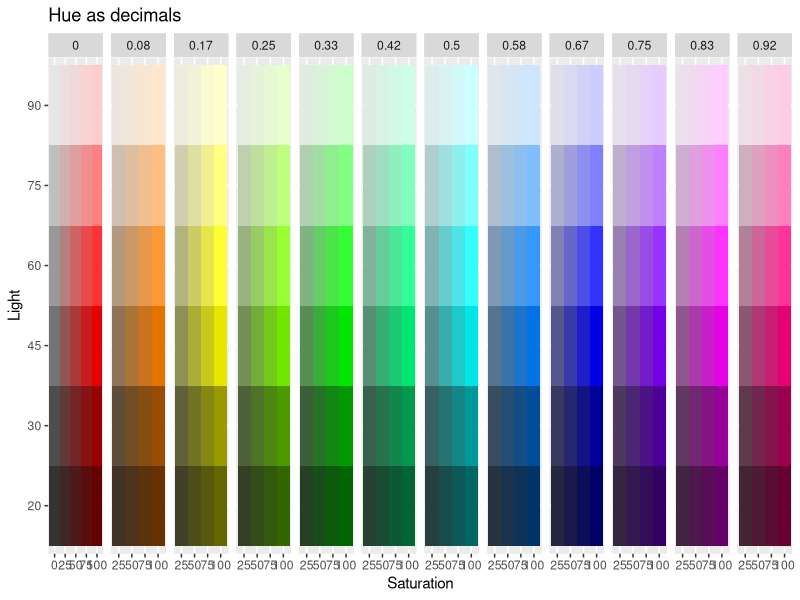
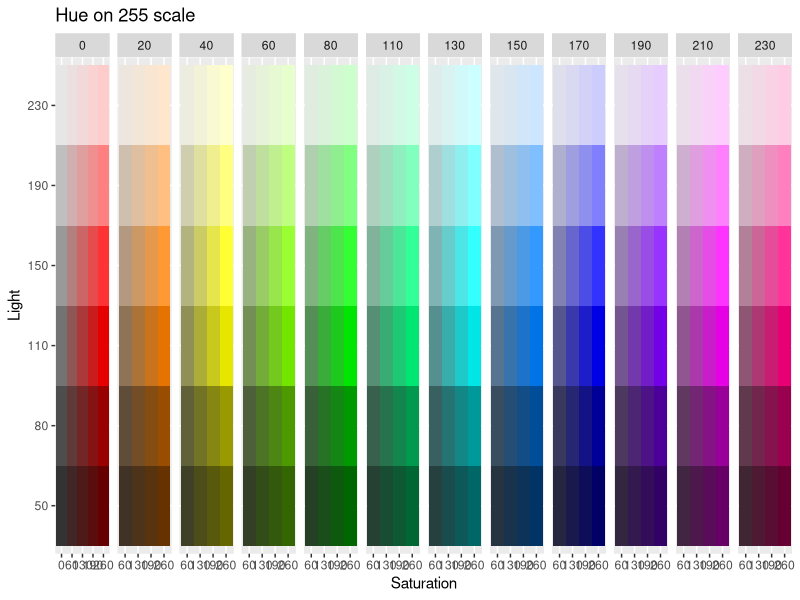

Write the R code that produced these figures, in order.
setwd("J:/COLORS")

library(grDevices)
library(tidyverse)
library(colorspace)

# how many gradients?
nGradients <- 11

color_values <-
   #all colors
    expand.grid(H330 = seq(0, 330, round(330/nGradients, 0)),
                S1 = c(.25, .5, .75, 1),
                L1 = c(.2, .3, .45, .6, .75, .9),
                KEEP.OUT.ATTRS = F, stringsAsFactors = F)%>%
   #add grey scale
    rbind(expand.grid(H330 = 0,
                      S1 = 0,
                      L1 = c(.2, .3, .45, .6, .75, .9),
                      KEEP.OUT.ATTRS = F, stringsAsFactors = F)) %>%
   #add white & black
   # rbind(c(0, 0, 0)) %>% 
   # rbind(c(360, 0, 1)) %>%
    #get HEX & RGB codes
    rowwise() %>%
    mutate(H1 = round(H330/360, 2),
           HEX =  hex(HLS(H330, L1, S1)),
           R = col2rgb(HEX)[1],
           G = col2rgb(HEX)[2],
           B = col2rgb(HEX)[3],
           H255 = round(H1*255, -1),
           S255 = round(S1*255, -1),
           L255 = round(L1*255, -1)) %>%
    ungroup()%>%
    arrange(H255, S255, L255)

write.csv(color_values, "colors.csv", row.names = F)


ggplot(color_values) +
  facet_grid(~H1, scales = "free_x") +
  geom_tile(aes(x = factor(S1*100), y = factor(L1*100), fill = HEX)) +
  scale_fill_identity() +
  #coord_fixed(ratio = 1) +
  labs(x = "Saturation",
       y = 'Light',
       title = "Hue as decimals")


ggplot(color_values) +
  facet_grid(~H255, scales = "free_x") +
  geom_tile(aes(x = factor(S255), y = factor(L255), fill = HEX)) +
  scale_fill_identity() +
  labs(x = "Saturation",
       y = 'Light',
       title = "Hue on 255 scale")
